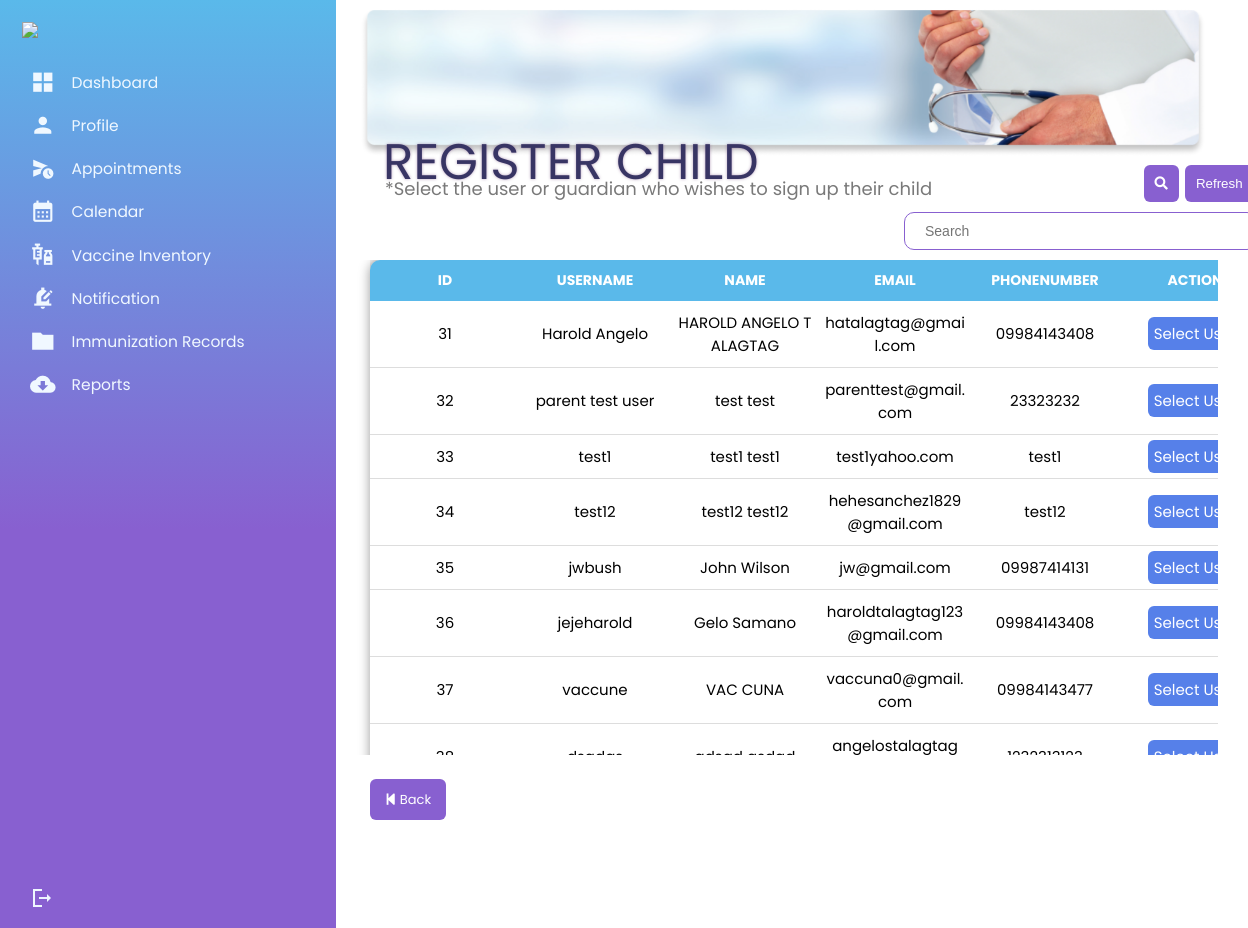
The page /Admin/Select-User-Tab.php (signed in) on the database as committed earlier.
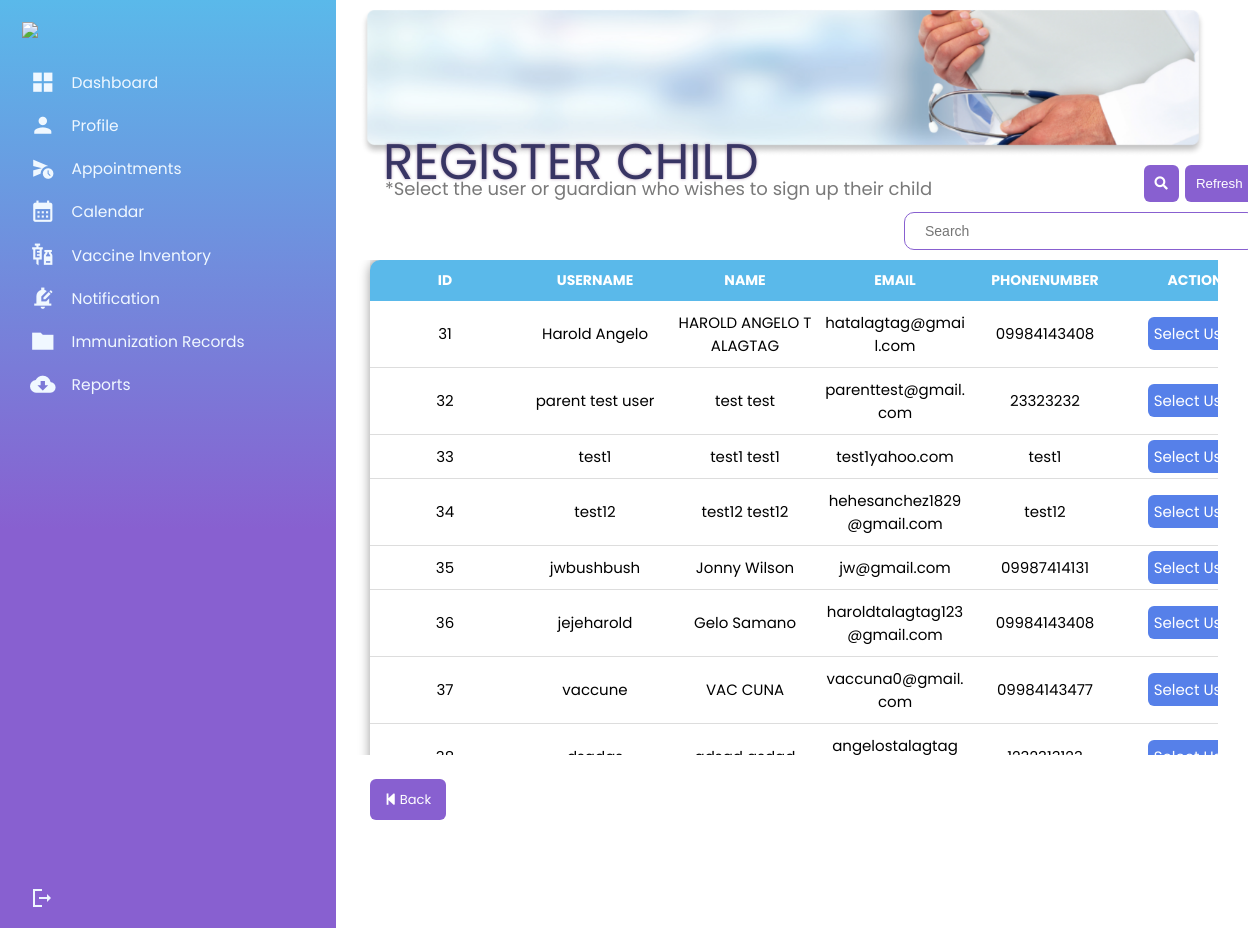
The same page on the database as committed later.
### tables this page shows
CREATE TABLE `usertable` (
  `userid` int(11) NOT NULL,
  `firstname` varchar(60) NOT NULL,
  `lastname` varchar(60) NOT NULL,
  `user_email` varchar(60) NOT NULL,
  `username` varchar(60) NOT NULL,
  `phonenumber` varchar(60) NOT NULL,
  `token_verified` varchar(100) NOT NULL,
  `status_verified` tinyint(2) NOT NULL DEFAULT 0 COMMENT '0- not verified 1-verified',
  `password` varchar(60) NOT NULL,
  `image` longblob NOT NULL,
  `usertype` varchar(6) NOT NULL,
  `datecreated` timestamp NOT NULL DEFAULT current_timestamp(),
  `is_notified` int(11) DEFAULT 0 COMMENT '0 - not notified\r\n1 - notified',
  `code` mediumint(50) NOT NULL,
  `status` text NOT NULL
);

### Admin/Select-User-Tab.php (the view, shortened to what this page needs)
<?php
include('../templates/Header.php');
?>
<link rel="stylesheet" href="./css/style5.css">
<link rel="stylesheet" href="./css/responsiveness.css">
<link rel="stylesheet" href="https://use.fontawesome.com/releases/v5.15.4/css/all.css" />
<body>
<div class="container1">
        <div class="column1">
          <?php include('../templates/Admin-Dash.php'); ?>
        </div>
        <div class="column">
            <div class="dashboard">
                <img src="./images/Immunization Record.png">
            <div class="dashboard-text">
                <h1>REGISTER CHILD</h1>
            </div>
            </div>
            <div class="search1">
            <p>*Select the user or guardian who wishes to sign up their child</p>
                    <form action="" method="GET">
                    <button onclick="location.reload()" style="">Refresh</button>
                    <button type="submit" style=""><i class="fa fa-search"></i></button>
                    <input type="text" name="search" value="" placeholder="Search ">
                    </form>
            </div>
            <div class="table3">
            <div class="table3_section">
                <table>
                    <thead>
                        <tr>
                            <th>ID</th>
                            <th>USERNAME</th>
                            <th>NAME</th>
                            <th>EMAIL</th>
                            <th>PHONENUMBER</th>
                            <th>ACTION</th>
                        </tr>
                    </thead>
                    <tbody>
                        <?php
                            $record =  "SELECT * FROM `usertable`";
                            $record_run = mysqli_query($conn, $record);
                            if(mysqli_num_rows($record_run) > 0 ){
                            foreach($record_run as $row){
                                ?>
                            <tr>
                            <td><?= $row['userid']; ?></td>
                            <td><?= $row['username']; ?></td>
                            <td><?= $row['firstname']; ?>  <?= $row['lastname']; ?></td>
                            <td><?= $row['user_email']; ?></td>
                            <td><?= $row['phonenumber']; ?></td>
                            <td>
                                <a style=""href="Child-Reg-TAB.php?id=<?= $row['userid']; ?>">Select User</i></a>
                            </td>
                        </tr>
                                <?php
                            }
                            }
                            ?>
                    </tbody>
                </table>
            </div>
        </div>
        <div style="margin-top: 15px;"><a href="Report-TAB.php" style="border: none;
                                            margin-left:100px;
                                            outline: none;
                                            border-radius: 6px;
                                            cursor: pointer;
                                            padding: 11px 15px 11px 15px;
                                            background-color: #8860D0;
                                            color: #ffffff;
                                            transition: .3s ease"><i class="fa fa-step-backward	"></i> Back </a>  </div>
        </div>
</div>
</body>
</html>

Rows that differ between the two databases and show on the page:
changed usertable "Wilson": username "jwbush" → "jwbushbush"; firstname "John" → "Jonny"
